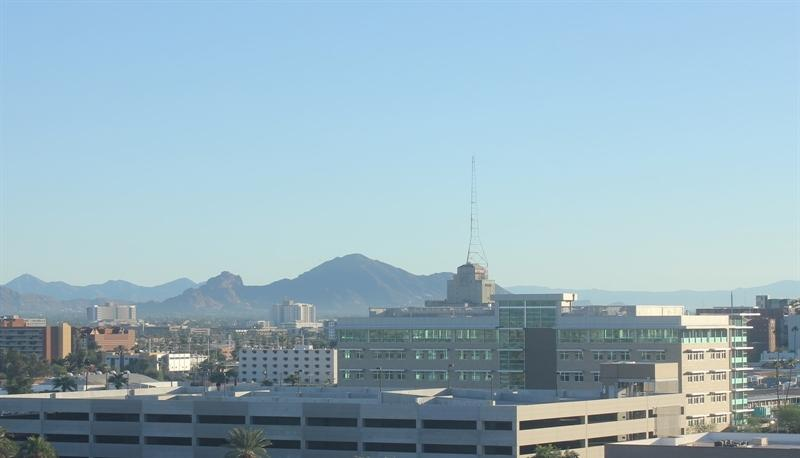
#> input picture 1_1_Image_Representation/day_night_images/training/day/20151101_145049.jpg, 800 x 458 px; its folder holds only this picture in this run
$ jupyter execute --allow-errors 'Average Brightness.ipynb'   (shell and % lines are left out)
#> lines starting #> are read from the running program, lines starting #| are printed output that depends on the picture
### Image_Representation_&_Classification/Average Brightness Feature Extraction/helpers.py
# Helper functions

import os
import glob # library for loading images from a directory
import matplotlib.image as mpimg

import cv2


# This function loads in images and their labels and places them in a list
# The list contains all images and their associated labels
# For example, after data is loaded, im_list[0][:] will be the first image-label pair in the list
def load_dataset(image_dir):

    # Populate this empty image list
#> called with image_dir = 'day_night_images/training/'
    im_list = []
    image_types = ["day", "night"]

    # Iterate through each color folder
    for im_type in image_types:

        # Iterate through each image file in each image_type folder
        # glob reads in any image with the extension "image_dir/im_type/*"
        for file in glob.glob(os.path.join(image_dir, im_type, "*")):

            # Read in the image
            im = mpimg.imread(file)
#> im is the input picture: shape (458, 800, 3); mean R, G, B 150.7, 178, 191

            # Check if the image exists/if it's been correctly read-in
            if not im is None:
                # Append the image, and it's type (red, green, yellow) to the image list
                im_list.append((im, im_type))

    return im_list


## Standardize the input images
# Resize each image to the desired input size: 600x1100px (hxw).

## Standardize the output
# With each loaded image, we also specify the expected output.
# For this, we use binary numerical values 0/1 = night/day.


# This function should take in an RGB image and return a new, standardized version
# 600 height x 1100 width image size (px x px)
def standardize_input(image):

    # Resize image and pre-process so that all "standard" images are the same size
    standard_im = cv2.resize(image, (1100, 600))

    return standard_im


# Examples:
# encode("day") should return: 1
# encode("night") should return: 0
def encode(label):

    numerical_val = 0
    if(label == 'day'):
        numerical_val = 1
    # else it is night and can stay 0

    return numerical_val

# using both functions above, standardize the input images and output labels
def standardize(image_list):

    # Empty image data array
    standard_list = []

    # Iterate through all the image-label pairs
    for item in image_list:
        image = item[0]
        label = item[1]

        # Standardize the image
        standardized_im = standardize_input(image)

        # Create a numerical label
        binary_label = encode(label)

        # Append the image, and it's one hot encoded label to the full, processed list of image data
        standard_list.append((standardized_im, binary_label))

    return standard_list


### Image_Representation_&_Classification/Average Brightness Feature Extraction/Average Brightness.ipynb
# Day and Night Image Classifier
---

The day/night image dataset consists of 200 RGB color images in two categories: day and night. There are equal numbers of each example: 100 day images and 100 night images.

We'd like to build a classifier that can accurately label these images as day or night, and that relies on finding distinguishing features between the two types of images!

*Note: All images come from the [AMOS dataset](http://cs.uky.edu/~jacobs/datasets/amos/) (Archive of Many Outdoor Scenes).*

### Import resources

Before you get started on the project code, import the libraries and resources that you'll need.

[cell 1]
import cv2 # computer vision library
import helpers

import numpy as np
import matplotlib.pyplot as plt
import matplotlib.image as mpimg

## Training and Testing Data
The 200 day/night images are separated into training and testing datasets.

* 60% of these images are training images, for you to use as you create a classifier.
* 40% are test images, which will be used to test the accuracy of your classifier.

First, we set some variables to keep track of some where our images are stored:

    image_dir_training: the directory where our training image data is stored
    image_dir_test: the directory where our test image data is stored

[cell 2]
# Image data directories
image_dir_training = "day_night_images/training/"
image_dir_test = "day_night_images/test/"

## Load the datasets

These first few lines of code will load the training day/night images and store all of them in a variable, `IMAGE_LIST`. This list contains the images and their associated label ("day" or "night").

For example, the first image-label pair in `IMAGE_LIST` can be accessed by index:
``` IMAGE_LIST[0][:]```.

[cell 3]
# Using the load_dataset function in helpers.py
# Load training data
IMAGE_LIST = helpers.load_dataset(image_dir_training)
#> IMAGE_LIST = 2 items

## Construct a `STANDARDIZED_LIST` of input images and output labels.

This function takes in a list of image-label pairs and outputs a **standardized** list of resized images and numerical labels.

[cell 4]
# Standardize all training images
STANDARDIZED_LIST = helpers.standardize(IMAGE_LIST)
#> the loop in standardize, `for item in image_list:` made 2 passes
#> (label, numerical_val in encode, binary_label) on passes 1 to 2: ('day', 1, 1), ('night', 0, 0)
#> pass 1, in standardize_input, `standard_im = cv2.resize(image, (1100, 600))`:
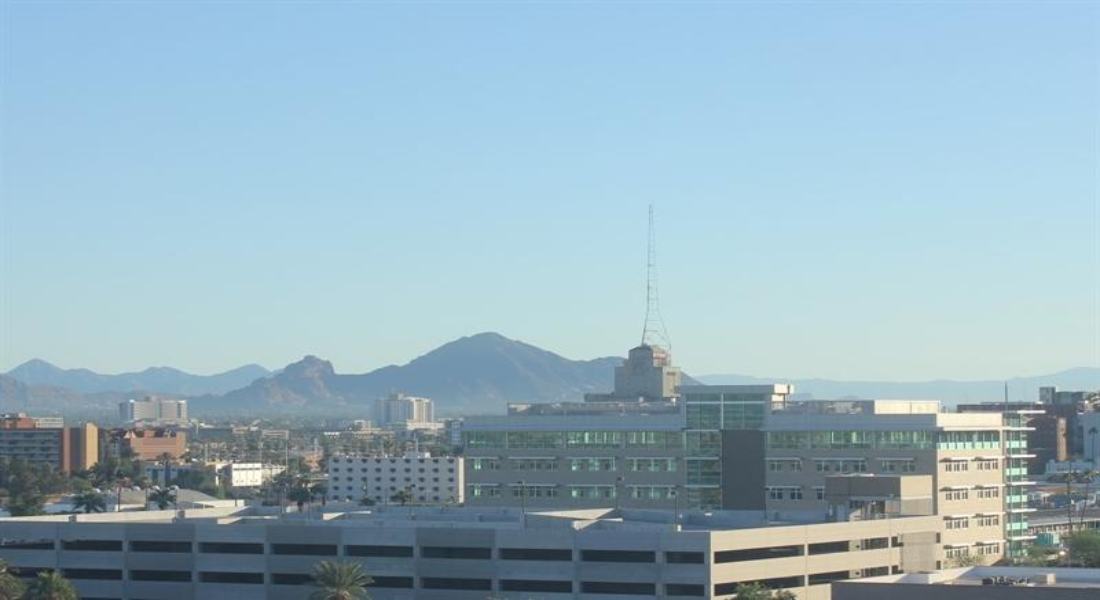
#> standard_im: shape (600, 1100, 3); mean R, G, B 150.6, 178, 190.9
#> pass 2, in standardize_input (call 2), `standard_im = cv2.resize(image, (1100, 600))`:
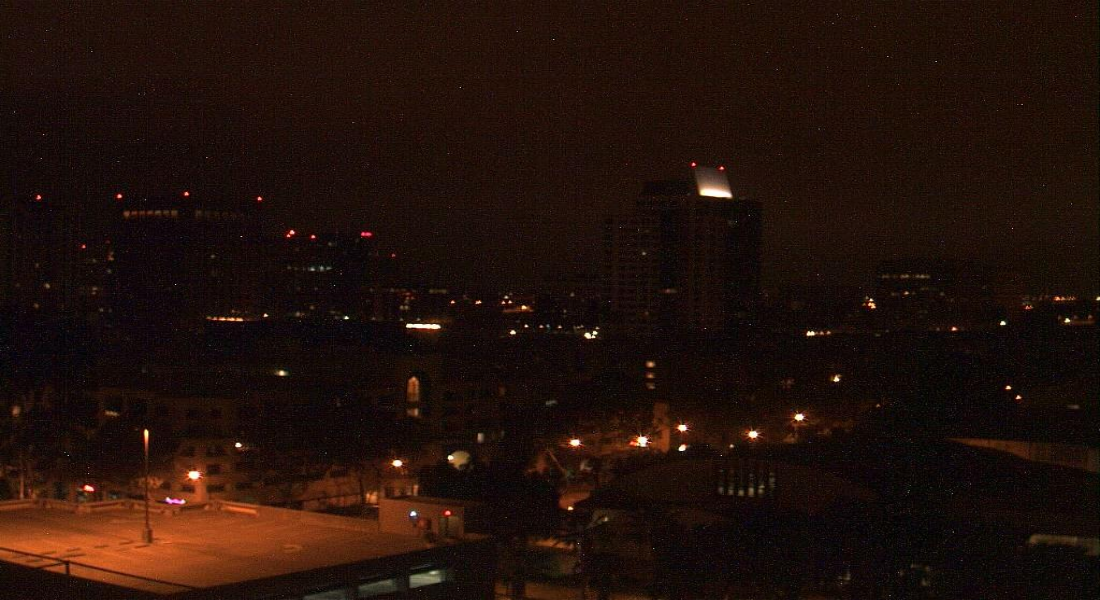
#> standard_im: shape (600, 1100, 3); mean R, G, B 33.7, 16.6, 10.3
#> STANDARDIZED_LIST = 2 items

## Visualize the standardized data

Display a standardized image from STANDARDIZED_LIST.

[cell 5]
# Display a standardized image and its label

# Select an image by index
image_num = 0
selected_image = STANDARDIZED_LIST[image_num][0]
selected_label = STANDARDIZED_LIST[image_num][1]
#> selected_label = 1

# Display image and data about it
plt.imshow(selected_image)
print("Shape: "+str(selected_image.shape))
#| Shape: (600, 1100, 3)
print("Label [1 = day, 0 = night]: " + str(selected_label))
#| Label [1 = day, 0 = night]: 1

# Feature Extraction

Create a feature that represents the brightness in an image. We'll be extracting the **average brightness** using HSV colorspace. Specifically, we'll use the V channel (a measure of brightness), add up the pixel values in the V channel, then divide that sum by the area of the image to get the average Value of the image.

## RGB to HSV conversion

Below, a test image is converted from RGB to HSV colorspace and each component is displayed in an image.

[cell 6]
# Convert and image to HSV colorspace
# Visualize the individual color channels

image_num = 0
test_im = STANDARDIZED_LIST[image_num][0]
test_label = STANDARDIZED_LIST[image_num][1]
#> test_label = 1

# Convert to HSV
hsv = cv2.cvtColor(test_im, cv2.COLOR_RGB2HSV)
#> hsv: shape (600, 1100, 3); mean H, S, V 93.7, 58.1, 192.9

# Print image label
print('Label: ' + str(test_label))
#| Label: 1

# HSV channels
h = hsv[:,:,0]
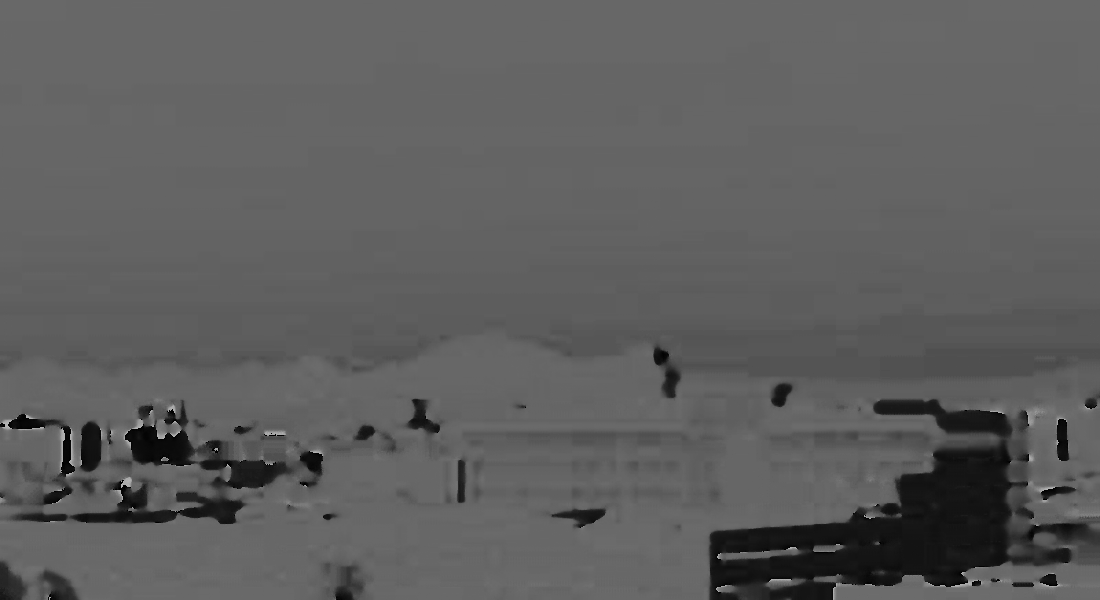
#> h: shape (600, 1100); min 0, max 179, mean 93.7
s = hsv[:,:,1]
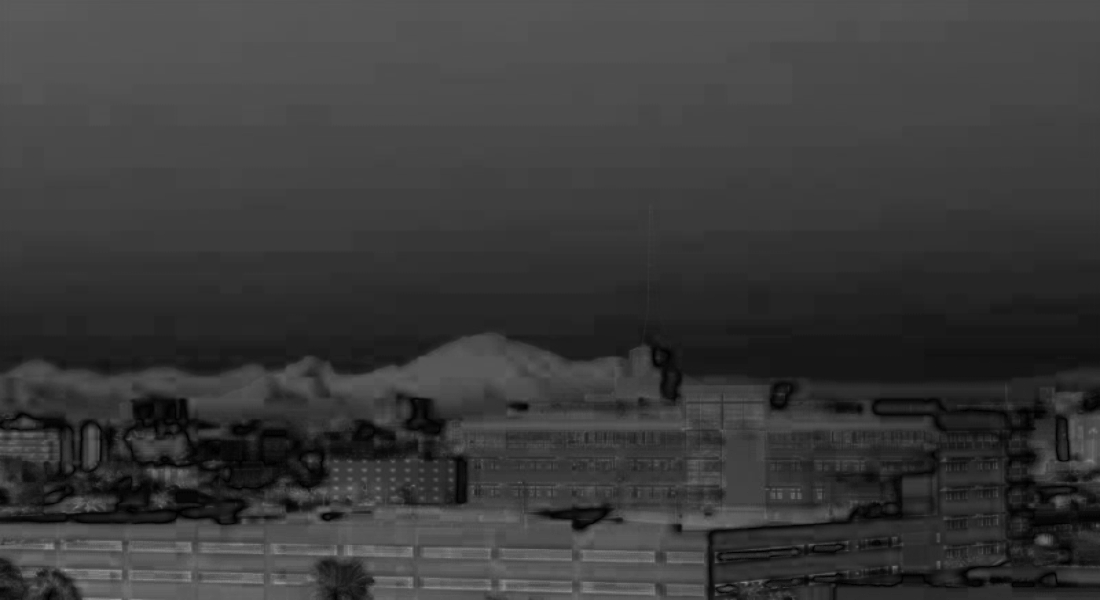
#> s: shape (600, 1100); min 0, max 151, mean 58.1
v = hsv[:,:,2]
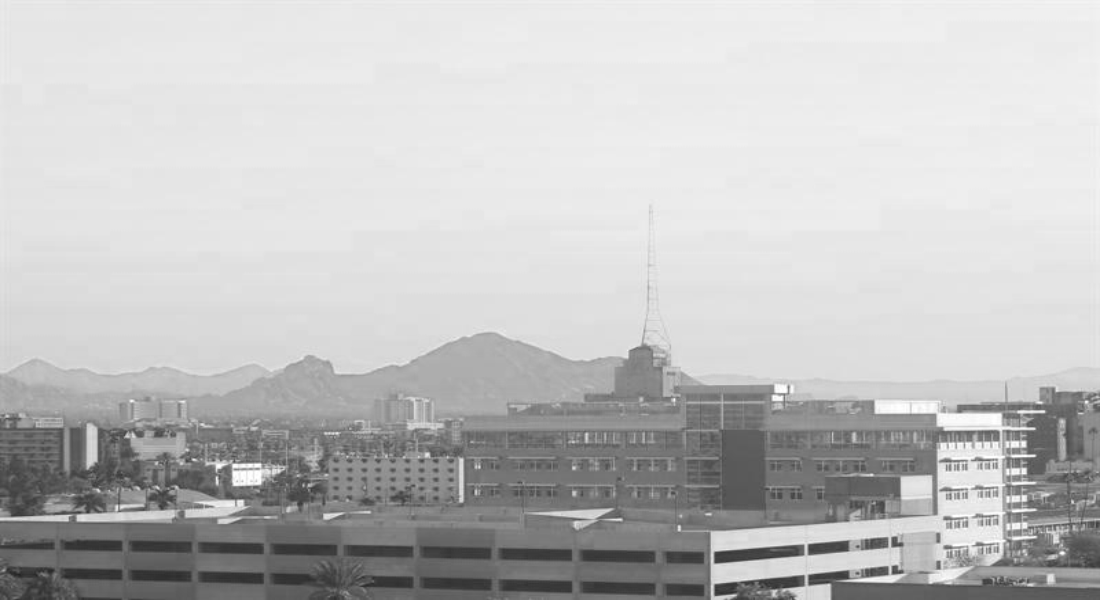
#> v: shape (600, 1100); min 35, max 255, mean 192.9

# Plot the original image and the three channels
f, (ax1, ax2, ax3, ax4) = plt.subplots(1, 4, figsize=(20,10))
ax1.set_title('Standardized image')
ax1.imshow(test_im)
ax2.set_title('H channel')
ax2.imshow(h, cmap='gray')
ax3.set_title('S channel')
ax3.imshow(s, cmap='gray')
ax4.set_title('V channel')
ax4.imshow(v, cmap='gray')
